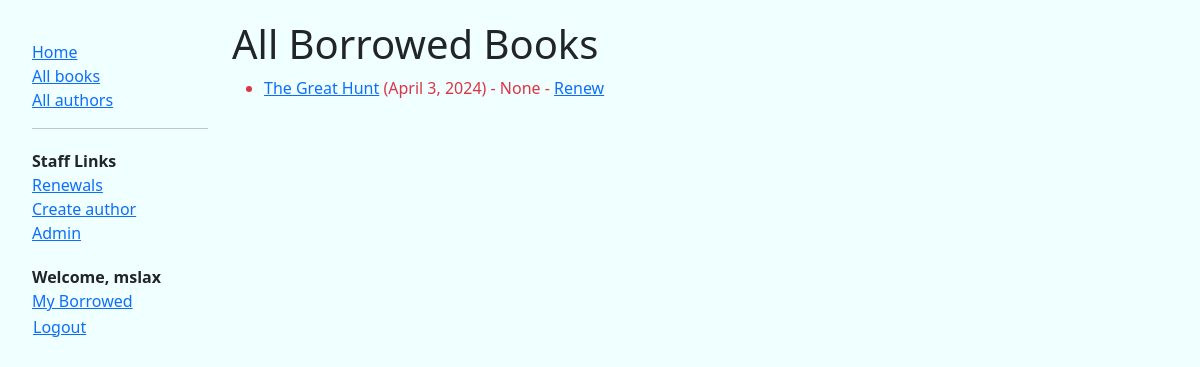
/catalog/borrowed/ (signed in), run on an earlier commit of the app's database.
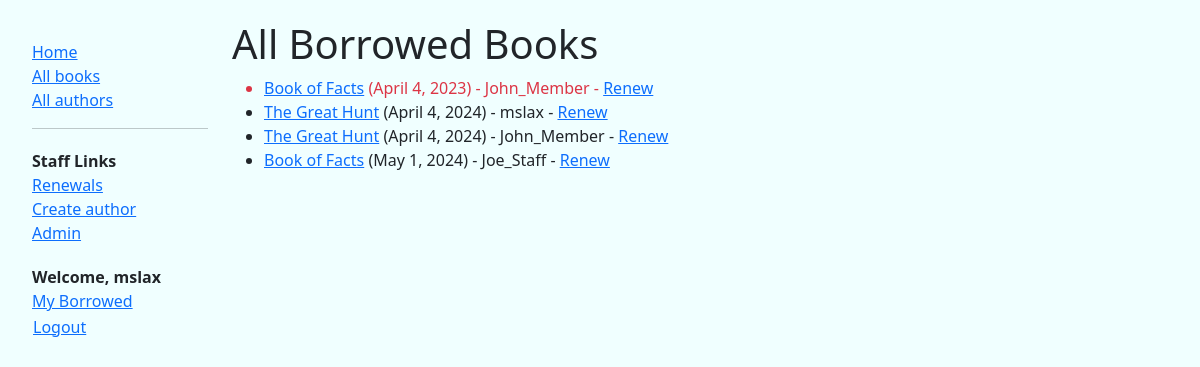
And on a later commit of the database.
### catalog/models.py (models this page shows, shortened)
class BookInstance(models.Model):
    id = models.UUIDField(primary_key=True, default=uuid.uuid4,
                          help_text="Unique ID for this particular book across whole library")
    book = models.ForeignKey('Book', on_delete=models.RESTRICT, null=True)
    imprint = models.CharField(max_length=200)
    due_back = models.DateField(null=True, blank=True)
    borrower = models.ForeignKey(settings.AUTH_USER_MODEL, on_delete=models.SET_NULL, null=True, blank=True)
    @property
    def is_overdue(self):
        return bool(self.due_back and date.today() > self.due_back)
    LOAN_STATUS = (
        ('m', 'Maintenance'),
        ('o', 'On loan'),
        ('a', 'Available'),
        ('r', 'Reserved'),
    )
    status = models.CharField(
        max_length=1,
        choices=LOAN_STATUS,
        blank=True,
        default='m',
        help_text='Book availability',
    )
    class Meta:
        ordering = ['due_back']

class Book(models.Model):
    title = models.CharField(max_length=200)
    author = models.ForeignKey('Author', on_delete=models.RESTRICT, null=True)
    summary = models.TextField(
        max_length=1000, help_text="Enter a brief description of the book")
    isbn = models.CharField('ISBN', max_length=13,
                            unique=True,
                            help_text='13 Character <a href="https://www.isbn-international.org/content/what-isbn'
                                      '">ISBN number</a>')
    genre = models.ManyToManyField(
        Genre, help_text="Select a genre for this book")
    def display_genre(self):
        """Create a string for the Genre. This is required to display genre in Admin."""
        return ', '.join(genre.name for genre in self.genre.all()[:3])
    display_genre.short_description = 'Genre'

### catalog/views.py (the view)
# urls.py: path('borrowed/', views.LoanedBooksAllListView.as_view(), name='all-borrowed'),
class LoanedBooksAllListView(PermissionRequiredMixin, generic.ListView):
    model = BookInstance
    permission_required = 'catalog.can_mark_returned'
    template_name = 'catalog/bookinstance_list_borrowed_all.html'
    paginate_by = 10
    def get_queryset(self):
        return BookInstance.objects.filter(status__exact='o').order_by('due_back')

### catalog/templates/catalog/bookinstance_list_borrowed_all.html
{% extends "base_generic.html" %}
{% block content %}
    <h1>All Borrowed Books</h1>
    {% if bookinstance_list %}
    <ul>
      {% for bookinst in bookinstance_list %}
      <li class="{% if bookinst.is_overdue %}text-danger{% endif %}">
        <a href="{% url 'book-detail' bookinst.book.pk %}">{{bookinst.book.title}}</a> ({{ bookinst.due_back }}) {% if user.is_staff %}- {{ bookinst.borrower }}{% endif %} {% if perms.catalog.can_mark_returned %}- <a href="{% url 'renew-book-librarian' bookinst.id %}">Renew</a>  {% endif %}
      </li>
      {% endfor %}
    </ul>
    {% else %}
      <p>There are no books borrowed.</p>
    {% endif %}
{% endblock %}

### catalog/templates/base_generic.html (shortened to what this page needs)
<!DOCTYPE html>
<html lang="en">
  <head>
    <link href="https://cdn.jsdelivr.net/npm/bootstrap@5.3.3/dist/css/bootstrap.min.css"
      rel="stylesheet"
>
    {% load static %}
    <link rel="stylesheet" href="{% static 'css/styles.css' %}" />
  </head>
  <body>
    <div class="container-fluid">
      <div class="row">
        <div class="col-sm-2">
          {% block sidebar %}
            <ul class="sidebar-nav">
                <li><a href="{% url 'index' %}">Home</a></li>
                <li><a href="{% url 'books' %}">All books</a></li>
                <li><a href="{% url 'authors' %}">All authors</a></li>
            </ul>
            {% if user.is_staff %}
            <hr>
            <ul class="sidebar-nav">
                <li><b>Staff Links</b></li>
                 <li><a href="{% url 'all-borrowed' %}">Renewals</a></li>
                {% if perms.catalog.add_author %}
                 <li><a href="{% url 'author-create' %}">Create author</a></li>
                {% endif %}
                <li><a href="{% url 'admin:index' %}">Admin</a></li>
              </ul>
            {% endif %}
            {% if user.is_authenticated %}
            <ul class="sidebar-nav">
     <b>Welcome, {{ user.get_username }}</b>
     <li><a href="{% url 'my-borrowed' %}">My Borrowed</a></li>
     <li>
       <form id="logout-form" method="post" action="{% url 'admin:logout' %}">
         <button type="submit" class="btn btn-link">Logout</button>
       </form>
     </li>
   {% else %}
     <li><a href="{% url 'login' %}?next={{ request.path }}">Login</a></li>
     </ul>
   {% endif %}
          {% endblock %}
        </div>
        <div class="col-sm-10 ">{% block content %}{% endblock %}
        </div>
      </div>
    </div>
  </body>
</html>

### catalog/static/css/styles.css (style rules this page uses)
.sidebar-nav { margin-top: 20px; padding: 0; list-style: none; }
#logout-form { display: inline; }
#logout-form button { padding: 0; margin: 0; }
.container-fluid { margin: 20px; }
body { background-color: azure !important; }

What changed in the data, as far as the page shows it:
added BookInstance: book "Book of Facts", due_back "April 4, 2023", borrower "John_Member"
changed BookInstance: due_back "April 3, 2024" → "April 4, 2024"; borrower "None" → "mslax"
added BookInstance: book "The Great Hunt", due_back "April 4, 2024", borrower "John_Member"
added BookInstance: book "Book of Facts", due_back "May 1, 2024", borrower "Joe_Staff"
